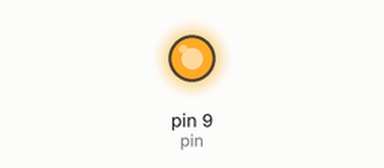
Recording of a sketch running on a simulated Arduino Uno, built with avr-gcc and run on an emulated ATmega328P. Parts: output pins drawn as LEDs (lit = HIGH).

Above: at 0.05 s.
At 0.75 s:
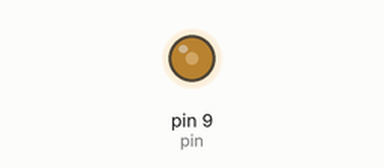
At 1.5 s:
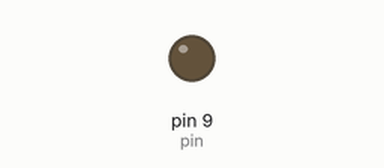
Timing chart, 0 to 3.5 s (numbered marks = the images above):
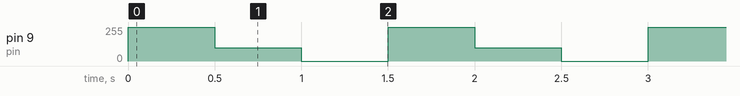

The sketch:

AnalogWrite_Video7.ino
```cpp
int pin = 9;
int bright = 255;
int between = 100;
int dull = 0;
int wait = 500;


void setup() {
  // put your setup code here, to run once:
pinMode(pin, OUTPUT);

}

void loop() {
  // put your main code here, to run repeatedly:
  analogWrite(pin, bright);
  delay(wait);
  analogWrite(pin, between);
  delay(wait);
  analogWrite(pin, dull);
  delay(wait);

}
```

Measured:
- by itself, pin 9 (pin): repeats every 1.5 s: 100/255 0.50 s, 0/255 0.50 s, 255/255 0.50 s
